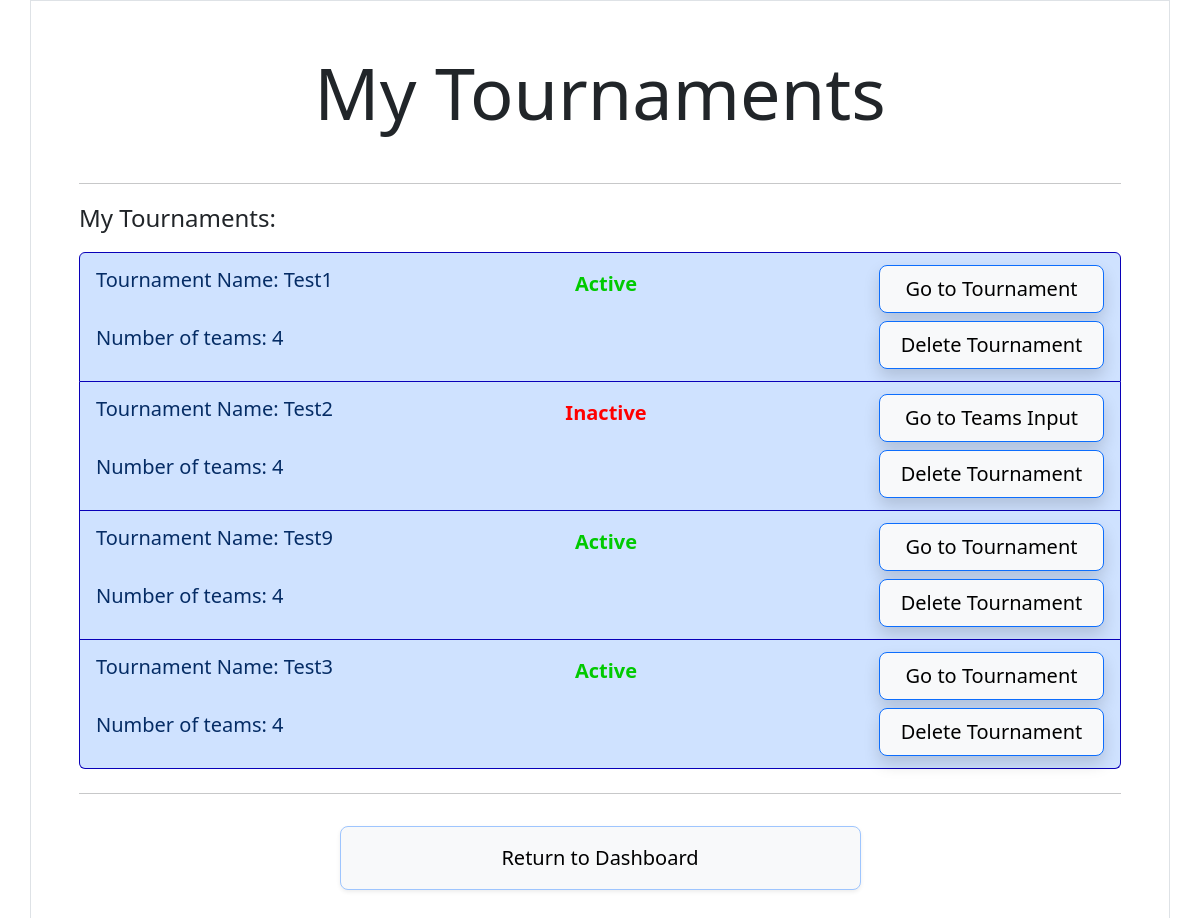
The page /myTournamentsPage (signed in) on the database as committed earlier.
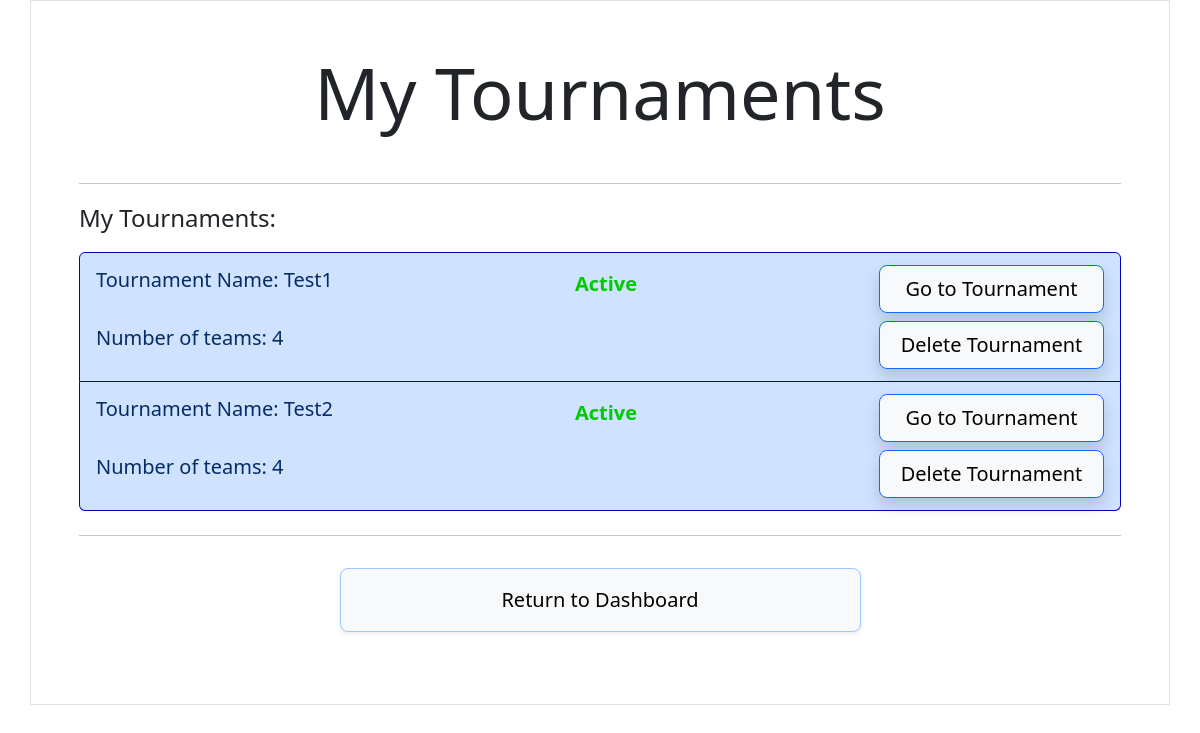
The same page on the database as committed later.
### tables this page shows
CREATE TABLE tournament(
                    tournamentName text PRIMARY KEY,
                    username text,
                    numTeams integer NOT NULL,
                    active text,
                    bracket text,
                    viewCode text,
                    roundStartTimes text,
                    matchDuration text,
                    breakLength text,
                    matchScores text,
                    FOREIGN KEY (username) REFERENCES user(username)
                    CHECK (length(TournamentName)>4 AND length(TournamentName)<30)
                            );

### routes/tournamentCreation.py (the view)
@myTournamentsPageBlueprint.route("/myTournamentsPage")
def myTournamentsPage():
    session["viewCodeInputError"] = ""
    session["accountDeletionError"] = ""
    session["Viewing"] = False
    db = DatabaseHandler("appData.db")
    results = db.getTournaments(session["currentUser"])
    return render_template("myTournaments.html", tournaments = results)

### database.py (called while the page is built)
    def getTournaments(self,currentUser):
        try:
            connection = sql.connect(self.name)
            cursor = connection.cursor()
            cursor.execute("""SELECT * FROM tournament WHERE username = ?;""",[currentUser])
            results = cursor.fetchall()
            connection.close()
            return results
        except Exception as e:
            connection.close()
            print(e)
            return False

### templates/myTournaments.html (shortened to what this page needs)
<!DOCTYPE html>
<html lang="en">
<head>
    <link href="https://cdn.jsdelivr.net/npm/bootstrap@5.3.3/dist/css/bootstrap.min.css" rel="stylesheet">
    <link rel = "stylesheet" href="static/styles.css" >
</head>
<body>
    <div class = "container border p-5">
        <h1 class = "display-2 text-center mb-5 fw-medium">My Tournaments</h1>
        <hr>
        <label class = "form-label fs-4 fw-medium mb-3">My Tournaments: </label><br>
        <ul class="list-group mb-4">
        {% for i in tournaments %}
        <li class="list-group-item fs-5 list-group-item-primary navyBorder py-2" id = {{i[0]}}>
            <div class = "d-flex justify-content-between">
                <div class="d-flex flex-column justify-content-between">
                    <div class="my-1">
                        <p>Tournament Name: {{i[0]}}</p>
                    </div>
                    <div class="my-1">
                        <p>Number of teams: {{i[2]}}</p>
                    </div>
                </div>
                {% if i[3]=="true" %}
                <div class="mt-2">
                    <p style="color:rgb(0, 202, 0)"><b>Active</b></p>
                </div>
                {% else %}
                <div class="mt-2">
                    <p style="color:red"><b>Inactive</b></p>
                </div>
                {% endif %}
                <div>
                    {% if i[3]=="true" %}
                    <form action = "/tournamentDashboardRedirect" method = "post">
                        <button style="width: 225px;" class = "btn btn-light btn-lg border-primary shadow my-1" name = "tournamentName" value = "{{i[0]}}">Go to Tournament</button>
                    </form>
                    {% elif i[4] == None %}
                    <form action = "/teamsInputRedirect" method = "post">
                        <button style="width: 225px;" class = "btn btn-light btn-lg border-primary shadow my-1" name = "tournamentName" value = "{{i[0]}}">Go to Teams Input</button>
                    </form>
                    {% endif %}
                    <form action = "/deleteTournament" method = "post">
                        <button style="width: 225px;" class = "btn btn-light btn-lg border-primary shadow my-1" name = "deleteTournament" value = "{{i[0]}}">Delete Tournament</button>
                    </form>
                </div>
            </div>
        </li>
        {% endfor %}
        </ul>
        <hr>
        <div class="text-center mb-4">
            <p><a class = "btn btn-light border-primary-subtle shadow-sm btn-lg w-50 py-3 mt-3" href = "/dashboard">Return to Dashboard</a></p>
        </div>
    </div>
</body>
</html>

### static/styles.css (style rules this page uses)
.navyBorder { border: 1px solid #0900b8; }

Rows that differ between the two databases and show on the page:
removed tournament: tournamentName "Test9", numTeams "4", active "Active"
removed tournament: tournamentName "Test3", numTeams "4", active "Active"
changed tournament "Test2": active "Inactive Go to Teams Input" → "Active Go to Tournament"
